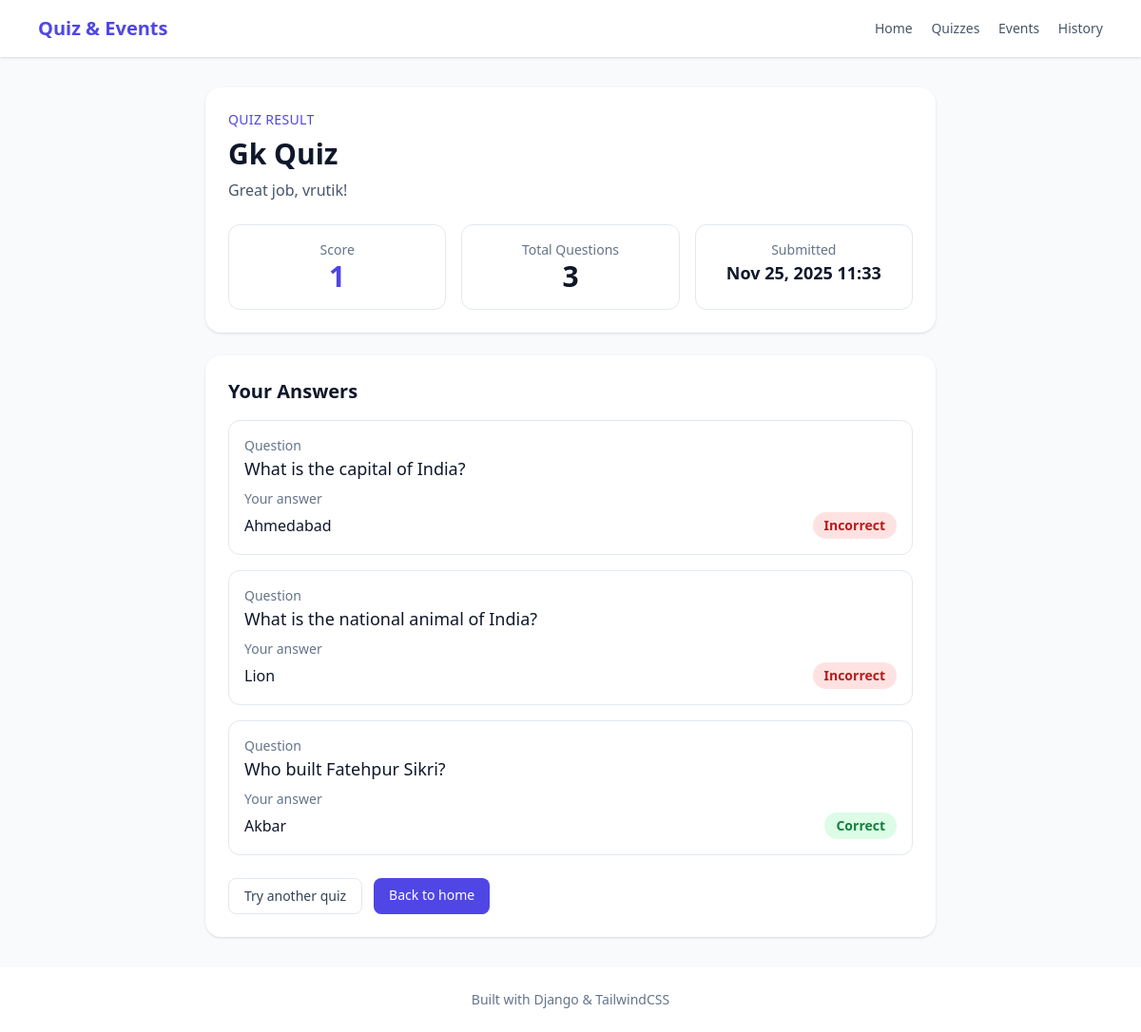
Page /results/5/ on the committed database.
### quizzes/models.py (models this page shows, shortened)
class UserSubmission(models.Model):
    quiz = models.ForeignKey(Quiz, related_name='submissions', on_delete=models.CASCADE)
    user_name = models.CharField(max_length=150)
    score = models.PositiveIntegerField()
    submitted_at = models.DateTimeField(auto_now_add=True)

class Quiz(models.Model):
    title = models.CharField(max_length=255)
    description = models.TextField(blank=True)
    created_at = models.DateTimeField(auto_now_add=True)
    updated_at = models.DateTimeField(auto_now=True)

class UserAnswer(models.Model):
    submission = models.ForeignKey(
        UserSubmission, related_name='answers', on_delete=models.CASCADE
    )
    question = models.ForeignKey(Question, related_name='user_answers', on_delete=models.CASCADE)
    answer = models.ForeignKey(Answer, related_name='user_answers', on_delete=models.CASCADE)
    is_correct = models.BooleanField(default=False)
    class Meta:
        constraints = [
            models.UniqueConstraint(
                fields=['submission', 'question'],
                name='unique_submission_question',
            )
        ]

class Question(models.Model):
    MULTIPLE_CHOICE = 'multiple_choice'
    SINGLE_CHOICE = 'single_choice'
    TEXT = 'text'
    QUESTION_TYPE_CHOICES = [
        (MULTIPLE_CHOICE, 'Multiple Choice'),
        (SINGLE_CHOICE, 'Single Choice'),
        (TEXT, 'Text'),
    ]
    quiz = models.ForeignKey(Quiz, related_name='questions', on_delete=models.CASCADE)
    text = models.TextField()
    question_type = models.CharField(max_length=32, choices=QUESTION_TYPE_CHOICES)
    created_at = models.DateTimeField(auto_now_add=True)

class Answer(models.Model):
    question = models.ForeignKey(Question, related_name='answers', on_delete=models.CASCADE)
    text = models.TextField()
    is_correct = models.BooleanField(default=False)

### quizzes/views.py (the view)
# urls.py: path('results/<int:submission_id>/', views.quiz_result, name='quiz_result'),
def quiz_result(request, submission_id):
    submission = get_object_or_404(
        UserSubmission.objects.select_related('quiz').prefetch_related(
            'answers__question', 'answers__answer'
        ),
        pk=submission_id,
    )
    total_questions = submission.quiz.questions.count()
    return render(
        request,
        'quizzes/quiz_result.html',
        {
            'submission': submission,
            'total_questions': total_questions,
        },
    )

### quizzes/templates/quizzes/quiz_result.html (shortened to what this page needs)
{% extends "quizzes/base.html" %}
{% block content %}
  <div class="mx-auto max-w-3xl">
    <div class="rounded-2xl bg-white p-6 shadow">
      <p class="text-sm uppercase tracking-wide text-indigo-600">Quiz result</p>
      <h1 class="mt-2 text-3xl font-bold text-slate-900">{{ submission.quiz.title }}</h1>
      <p class="mt-2 text-slate-600">Great job, {{ submission.user_name }}!</p>
      <div class="mt-6 grid gap-4 md:grid-cols-3">
        <div class="rounded-xl border border-slate-200 p-4 text-center">
          <p class="text-sm text-slate-500">Score</p>
          <p class="text-3xl font-semibold text-indigo-600">{{ submission.score }}</p>
        </div>
        <div class="rounded-xl border border-slate-200 p-4 text-center">
          <p class="text-sm text-slate-500">Total Questions</p>
          <p class="text-3xl font-semibold text-slate-900">{{ total_questions }}</p>
        </div>
        <div class="rounded-xl border border-slate-200 p-4 text-center">
          <p class="text-sm text-slate-500">Submitted</p>
          <p class="text-lg font-semibold text-slate-900">{{ submission.submitted_at|date:"M d, Y H:i" }}</p>
        </div>
      </div>
    </div>
    <div class="mt-6 rounded-2xl bg-white p-6 shadow">
      <h2 class="text-xl font-semibold text-slate-900">Your Answers</h2>
      <div class="mt-4 space-y-4">
        {% for user_answer in submission.answers.all %}
          <div class="rounded-xl border border-slate-200 p-4">
            <p class="text-sm text-slate-500">Question</p>
            <p class="text-lg font-medium text-slate-900">{{ user_answer.question.text }}</p>
            <p class="mt-2 text-sm text-slate-500">Your answer</p>
            <div class="mt-1 flex items-center justify-between">
              <span>{{ user_answer.answer.text }}</span>
              {% if user_answer.is_correct %}
                <span class="rounded-full bg-green-100 px-3 py-1 text-sm font-semibold text-green-700">Correct</span>
              {% else %}
                <span class="rounded-full bg-red-100 px-3 py-1 text-sm font-semibold text-red-700">Incorrect</span>
              {% endif %}
            </div>
          </div>
        {% empty %}
          <p class="text-slate-500">No answers were recorded for this submission.</p>
        {% endfor %}
      </div>
      <div class="mt-6 flex flex-wrap gap-3">
        <a href="{% url 'quizzes:quiz_list' %}" class="rounded-lg border border-slate-200 px-4 py-2 text-sm font-medium text-slate-700 hover:border-indigo-400">Try another quiz</a>
        <a href="{% url 'quizzes:home' %}" class="rounded-lg bg-indigo-600 px-4 py-2 text-sm font-medium text-white hover:bg-indigo-700">Back to home</a>
      </div>
    </div>
  </div>
{% endblock %}

### rows in the picture
UserSubmission: quiz "Gk Quiz", user_name "vrutik", score "1", submitted_at "Nov 25, 2025 11:33"
UserAnswer: question.text "What is the capital of India?", answer.text "Ahmedabad", is_correct "Incorrect"
UserAnswer: question.text "What is the national animal of India?", answer.text "Lion", is_correct "Incorrect"
UserAnswer: question.text "Who built Fatehpur Sikri?", answer.text "Akbar", is_correct "Correct"

### other values in the picture
{{ total_questions }} "3"
